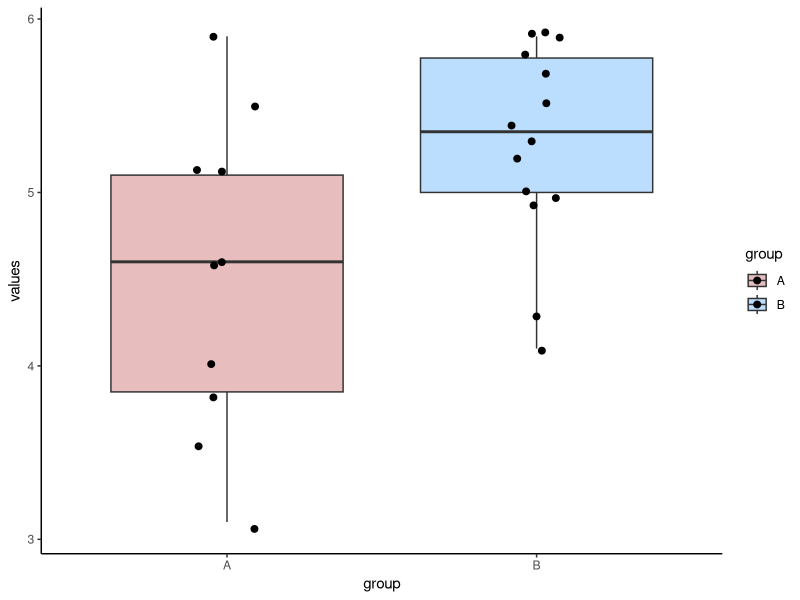
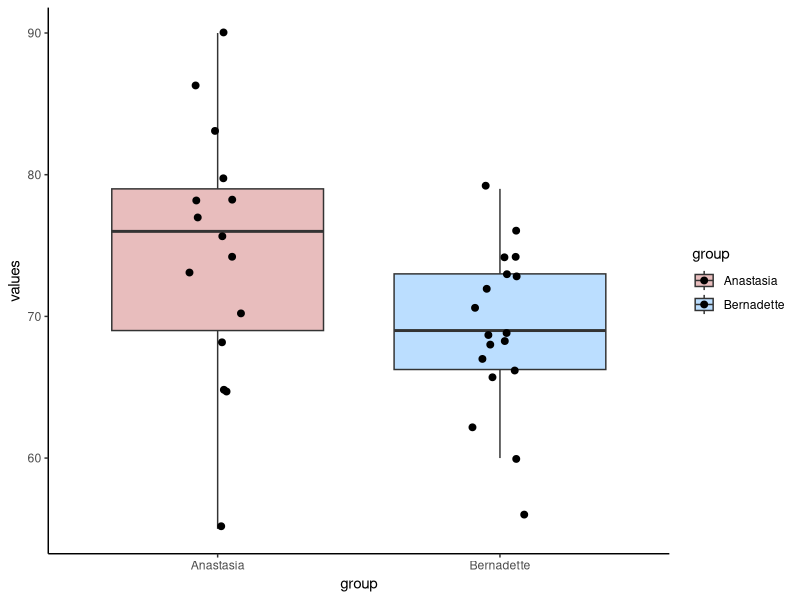
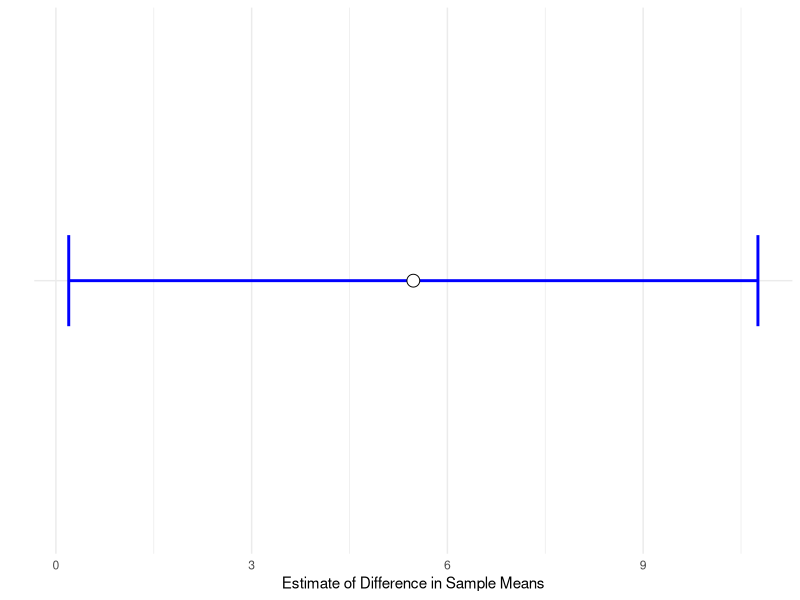

Here is the R script that generated these plots, in order:
#### Confidence Interval for Difference in Means

library(tidyverse) # just for plotting


## An example:

# A researcher compares the reaction times of two groups on a motor test.
# individuals are different in each group
# groupA took some stimulant,  groupB is the control group

groupA <- c(5.5, 5.1, 3.5, 5.1, 4.6, 4.6, 5.9, 4.0, 3.1, 3.8)
mean(groupA)     # 4.52
sd(groupA)       # 0.91
nA<-length(groupA)   # 10
nA

groupB <- c(5.7, 5.3, 5.9, 5.0, 5.0, 4.3, 4.1, 5.9, 5.9, 5.8, 5.4, 5.2, 4.9, 5.5)
mean(groupB)     # 5.28
sd(groupB)       # 0.58
nB <- length(groupB)   # 14
nB


# plot the data:
d <- data.frame(values = c(groupA, groupB),
                group = c(rep("A",10), rep("B", 14))
                )

d

ggplot(d, aes(x = group, y = values, fill = group)) +
  geom_boxplot(alpha=.3) +
  geom_jitter(width=.1, size=2) +
  theme_classic() +
  scale_fill_manual(values = c("firebrick", "dodgerblue"))




# what's the difference in means?

mean(groupA)  - mean(groupB)   # -0.76

# group B is slower by 0.76 seconds on average.


## But how meaningful is this difference?





## We can imagine that this observed difference in sample means came from a 
# sampling distribution of the difference in sample means
# our observed value was just one possible sample.

# that sampling distribution is has a mean, and a standard deviation

# if we assume that our observed value of the difference in means is the mean of that sampling distribution
# then we can create a 95% confidence interval around it.


# If we assume equal variances between the population of group A and B, we can calculate the
# standard deviation of this sampling distribution.


# it's equal to:
# the pooled estimate of the common standard devation * sqrt(1/n1 + 1/n2)

# the formula for the pooled estimate of the common standard deviation is long-winded:

difA2 <- (groupA - mean(groupA))^2
difB2 <- (groupB - mean(groupB))^2
sumsq <- sum(difA2) + sum(difB2)
n <- nA + nB #24
sd.pool <- sqrt(sumsq/(n-2))

sd.pool # 0.73  this is the estimated pooled s.d.

sedm <-  sd.pool * sqrt( (1/nA) + (1/nB))

sedm

tval <- qt(.975, df = n-2)
tval

mean(groupA)  - mean(groupB) 

-0.76 +  (tval*sedm)
-0.76 -  (tval*sedm)


t.test(groupA, groupB, var.equal = T)



t.test(groupA, groupB)





### Example 2:  Harpo Data...

anastasia <- c(65, 74, 73, 83, 76, 65, 86, 70, 80, 55, 78, 78, 90, 77, 68)
bernadette <- c(72, 66, 71, 66, 76, 69, 79, 73, 62, 69, 68, 60, 73, 68, 67, 74, 56, 74)


mean(anastasia)            # 74.5
sd(anastasia)              # 9.0
nA<-length(anastasia)      # 15
nA

mean(bernadette)           # 69.1
sd(bernadette)             # 5.8
nB <- length(bernadette)   # 18
nB


# plot the data:
dd <- data.frame(values = c(anastasia, bernadette),
                group = c(rep("Anastasia",15), rep("Bernadette", 18))
)

dd

ggplot(dd, aes(x = group, y = values, fill = group)) +
  geom_boxplot(alpha=.3, outlier.shape = NA) +
  geom_jitter(width=.1, size=2) +
  theme_classic() +
  scale_fill_manual(values = c("firebrick", "dodgerblue"))


## assume mean of sampling distribution is

meandif <- mean(anastasia)  - mean(bernadette)   # 5.48
meandif


## to get standard deviation of sampling distribution:

# 1. get pooled standard variation:

difA2 <- (anastasia - mean(anastasia))^2
difB2 <- (bernadette - mean(bernadette))^2
sumsq <- sum(difA2) + sum(difB2)
n <- nA + nB #33
sd.pool <- sqrt(sumsq/(n-2))
sd.pool  #7.41

# 2. the standard deviation is equal to the pooled tandard devation * sqrt(1/n1 + 1/n2)

sedm <-  sd.pool * sqrt( (1/nA) + (1/nB))

sedm  # 2.59

tval <- qt(.975, df = nA + nB -2)
tval  #2.04

meandif

meandif +  (tval*sedm) # 10.76
meandif -  (tval*sedm) # 0.20

t.test(anastasia, bernadette, var.equal = T)


## plotting confidence intervals

dci <- data.frame(group = "", 
                  mean = meandif, 
                  lower = meandif -  (tval*sedm), 
                  upper = meandif +  (tval*sedm)
)

dci

ggplot(dci, aes(x=group, y=mean, ymax=upper, ymin=lower)) +
  geom_errorbar(width=0.2, size=1, color="blue") +
  geom_point(size=4, shape=21, fill="white") +
  theme_minimal() +
  coord_flip() +
  xlab("") +
  ylab("Estimate of Difference in Sample Means")
  
   
